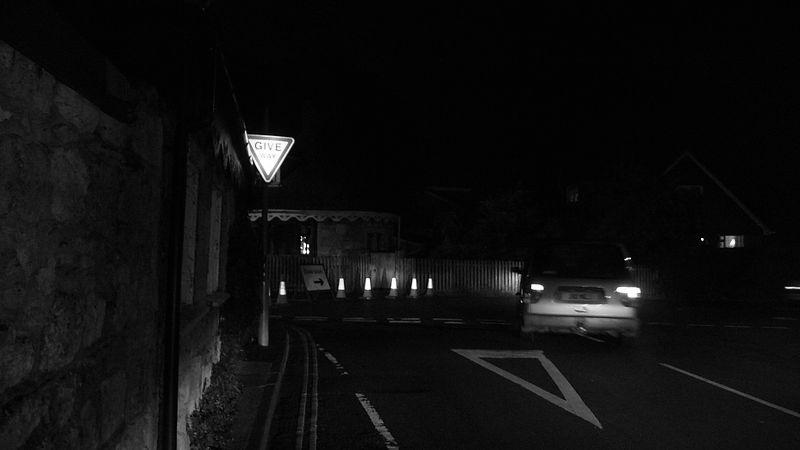
%> input picture DigImageProcessing/exercise1/input_images/dark_road_1.jpg, 800 x 450 px
$ octave erwtima5.m   (GNU Octave 9; MATLAB toolbox functions it lacks are replaced by stand-ins)
%> lines starting %> are read from the running program, lines starting %| are printed output that depends on the picture
%> further down, a1 is the input picture: size 450x800 uint8; min 0, max 255, mean 14.6
### DigImageProcessing/exercise1/MATLAB_code/histogram_equalization.m
function A = histogram_equalization( a )
	[N1, N2] = size(a);
%> N1 = 450; N2 = 800
	[thePDF, x] = imhist(a);
%> thePDF = 256 values, max 72065 at index 4, min 5 at index 211, mean 1406.2; x = 256 values from 0 to 255

	thePDF = thePDF ./ (N1*N2);
%> thePDF = 256 values, max 0.2 at index 4, min 1.39e-05 at index 211, mean 0.00391
	theCDF = cumsum(thePDF);
%> theCDF = 256 values from 0.00349 to 1
	A = theCDF(a+1);
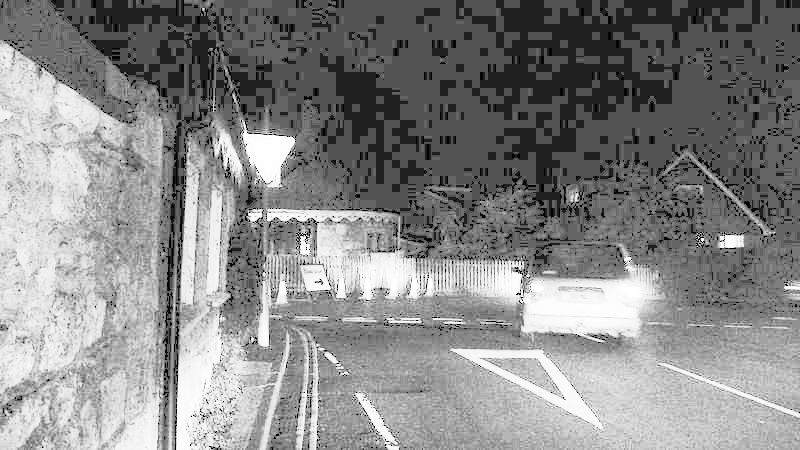
%> A: size 450x800 double; min 0.00349, max 0.999, mean 0.535
	A = uint8(floor(A * 255));
%> A: size 450x800 uint8

end

### DigImageProcessing/exercise1/MATLAB_code/local_histogram_equalization.m
function A = local_histogram_equalization( a, dim )
	d = floor(dim/2);
	a = padarray(a, [d d], 'replicate');
	[N1, N2] = size(a);
	A = zeros(N1, N2);
	nhoodArea = dim*dim;

	for row=1+d : 1 : N1-d
		for col=1+d : 1 : N2-d
			nhood = a(row-d:row+d, col-d:col+d);
			%neig = histeq(nhood);

			[thePDF, x] = imhist(nhood);
			%thePDF = thePDF ./ nhoodArea;
			theCDF = cumsum(thePDF);
			newVal = theCDF( nhood(d+1,d+1)+1 );

			A(row, col) = floor(newVal/nhoodArea*255);
		end
	end
	A = A(1+d:end-d, 1+d:end-d);
	A = uint8(A);
end

### DigImageProcessing/exercise1/MATLAB_code/erwtima5.m
close all;
images = {'dark_road_1.jpg'; 'dark_road_2.jpg'; 'dark_road_3.jpg'};

for i=1 : 1 : length(images)
	a1 = imread(images{i});
	a1 = a1(:,:,1); %It is grayscale

%---------- Histrogram Equalization ----------
	Fr = 2;
	Fc = 2;

	figure;
	photo = 1;

	subplot(Fr, Fc, photo), photo=photo+1;
	imshow(a1), title(sprintf('Initial Image: dark\\_road\\_%d', i));

	subplot(Fr, Fc, photo), photo=photo+1;
	imhist(a1), title(sprintf('Initial Image %d: Histogram', i));

	aT = histogram_equalization(a1);

	subplot(Fr, Fc, photo), photo=photo+1;
	imshow(aT), title(sprintf('Tsansformed Image %d', i));

	subplot(Fr, Fc, photo), photo=photo+1;
	imhist(aT), title(sprintf('Tsansformed Image %d: Histogram', i));
%> after `title(sprintf('Tsansformed Image %d: Histogram', i))`:
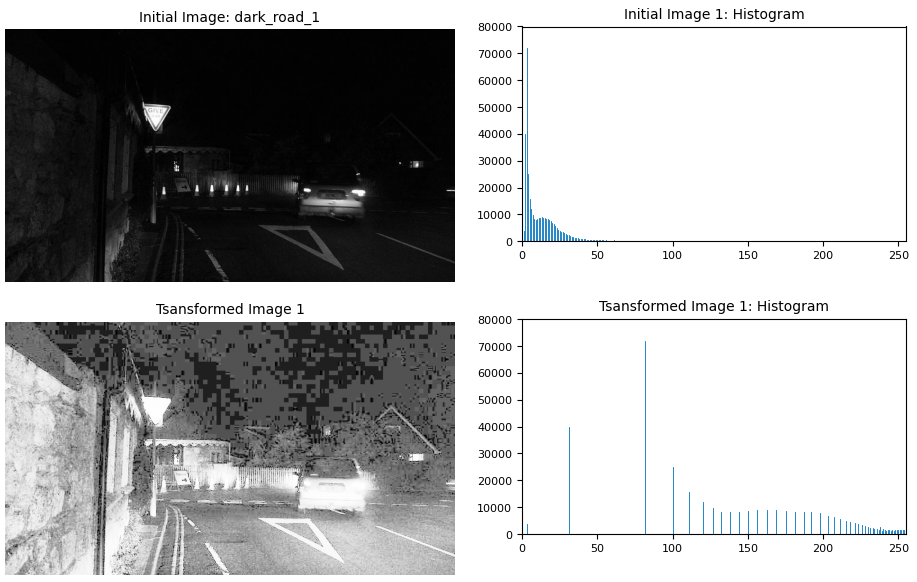
%> figure redrawn from the program's plot data, 4 panels

	print(gcf, '-dpng', sprintf('erwtima5_1%d.png', i));

%---------- Local Histrogram Equalization ----------
	windows = [51 101 151];
	Fr = 2;
	Fc = 2;
	figure('Position', [100 100 1800 800]);
	photo = 1;

	subplot(Fr, Fc, photo), photo=photo+1;
	imshow(aT), title('Global Histogram Eq');

	for k=1 : 1 : length(windows)
%> (the run ends here)
